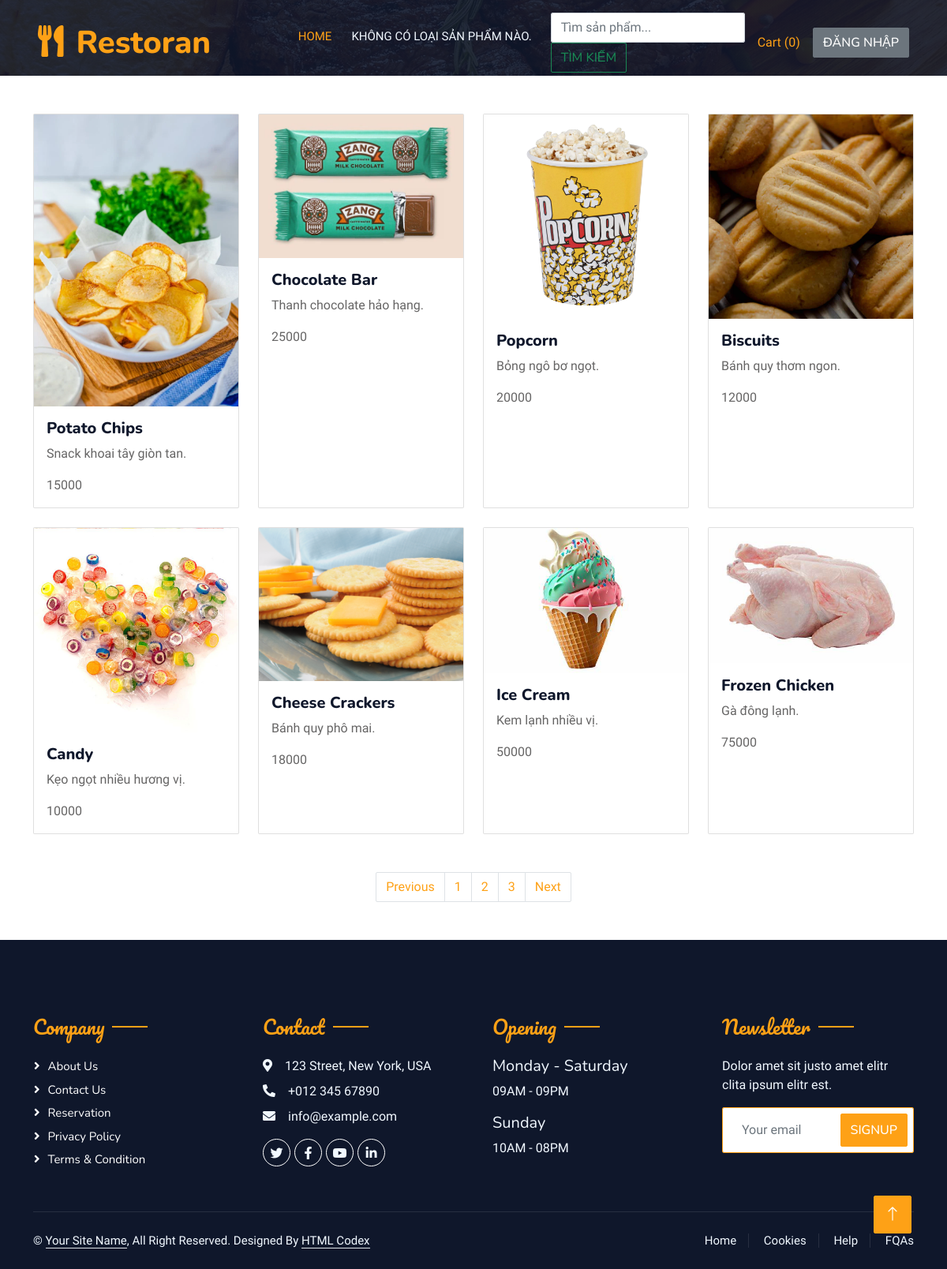
The app's page /search.php?query=c&page=2 with its own data.
### tables this page shows
CREATE TABLE `products` (
  `id` int(11) NOT NULL,
  `name` varchar(100) NOT NULL,
  `manu_id` int(11) NOT NULL,
  `type_id` int(11) NOT NULL,
  `price` int(11) DEFAULT NULL,
  `pro_image` varchar(150) NOT NULL,
  `description` text DEFAULT NULL,
  `feature` tinyint(1) DEFAULT NULL,
  `created_at` timestamp NOT NULL DEFAULT current_timestamp()
);

### models/items.php (called while the page is built, shortened)
<?php
class Product extends Db {
    public function searchProducts($keyword, $page, $perPage) {
        $start = ($page - 1) * $perPage;
        $sql = "SELECT * FROM products WHERE name LIKE ? LIMIT ?, ?";
        $stmt = Db::$connection->prepare($sql);
        $likeKeyword = '%' . $keyword . '%';
        $stmt->bind_param("sii", $likeKeyword, $start, $perPage);
        $stmt->execute();
        $result = $stmt->get_result();
        return $result->fetch_all(MYSQLI_ASSOC);
    }
    public function searchCount($keyword) {
        $sql = self::$connection->prepare("SELECT COUNT(*) as total FROM `products` WHERE name LIKE ? ");
        $likeKeyword = '%' . $keyword . '%';
        $sql->bind_param("s", $likeKeyword);
        $sql->execute();
        $result = $sql->get_result();
        $row = $result->fetch_assoc();
        return $row['total'];
    }
}
?>

### search.php (the view, shortened to what this page needs)
<?php
require "models/db.php";
require "models/items.php";
$product = new Product();
$query = isset($_GET['query']) ? htmlspecialchars(trim($_GET['query'])) : '';
$searchResults = [];
$page = $_GET['page'] ?? 1;
$perPage = 8;
$total = $product->searchCount($query);
$pages = ceil($total / $perPage);
if (!empty($query)) {
    $searchResults = $product->searchProducts($query, $page, $perPage);
}
include "header.php";
?>
<?php if (!empty($query)): ?>
    <?php if (!empty($searchResults)): ?>
        <div class="container">
            <div class="row row-cols-1 row-cols-sm-4 g-4">
                <?php foreach ($searchResults as $product): ?>
                    <div class="col">
                        <div class="card h-100">
                            <img src="img/<?= htmlspecialchars($product['pro_image']) ?> ">
                            <div class="card-body">
                                <h5 class="card-title"><?php echo $product['name'] ?></h5>
                                <p><?= htmlspecialchars($product['description']) ?></p>
                                <p class="card-text"><?php echo $product['price'] ?></p>
                            </div>
                        </div>
                    </div>
                <?php endforeach; ?>
            </div>
        </div>
    <?php else: ?>
    <?php endif; ?>
<?php else: ?>
    <p class="text-warning">Vui lòng nhập từ khóa để tìm kiếm sản phẩm.</p>
<?php endif; ?>
<nav aria-label="Page navigation example">
    <ul class="pagination d-flex justify-content-center mt-5">
        <?php if ($page > 1): ?>
            <li class="page-item"><a class="page-link" href="search.php?query=c&page=<?php echo $page - 1?>">Previous</a>
            </li>
        <?php endif; ?>
        <?php
        for ($i = 1; $i <= $pages; $i++):
            ?>
            <li class="page-item"><a class="page-link" href="search.php?query=c&page=<?php echo $i ?>"><?php echo $i ?></a>
            </li>
            <?php
        endfor;
        ?>
        <?php if ($page < $pages): ?>
            <li class="page-item"><a class="page-link" href="search.php?query=c&page=<?php echo $page + 1 ?>">Next</a>
            </li>
        <?php endif; ?>
    </ul>
</nav>
<?php include "footer.php"; ?>

### css/style.css (style rules this page uses)
:root { --primary: #FEA116; --light: #F1F8FF; --dark: #0F172B; }

### records on screen
products: pro_image (picture), name "Potato Chips", description "Snack khoai tây giòn tan.", price "15000"
products: pro_image (picture), name "Chocolate Bar", description "Thanh chocolate hảo hạng.", price "25000"
products: pro_image (picture), name "Popcorn", description "Bỏng ngô bơ ngọt.", price "20000"
products: pro_image (picture), name "Biscuits", description "Bánh quy thơm ngon.", price "12000"
products: pro_image (picture), name "Candy", description "Kẹo ngọt nhiều hương vị.", price "10000"
products: pro_image (picture), name "Cheese Crackers", description "Bánh quy phô mai.", price "18000"
products: pro_image (picture), name "Ice Cream", description "Kem lạnh nhiều vị.", price "50000"
products: pro_image (picture), name "Frozen Chicken", description "Gà đông lạnh.", price "75000"
